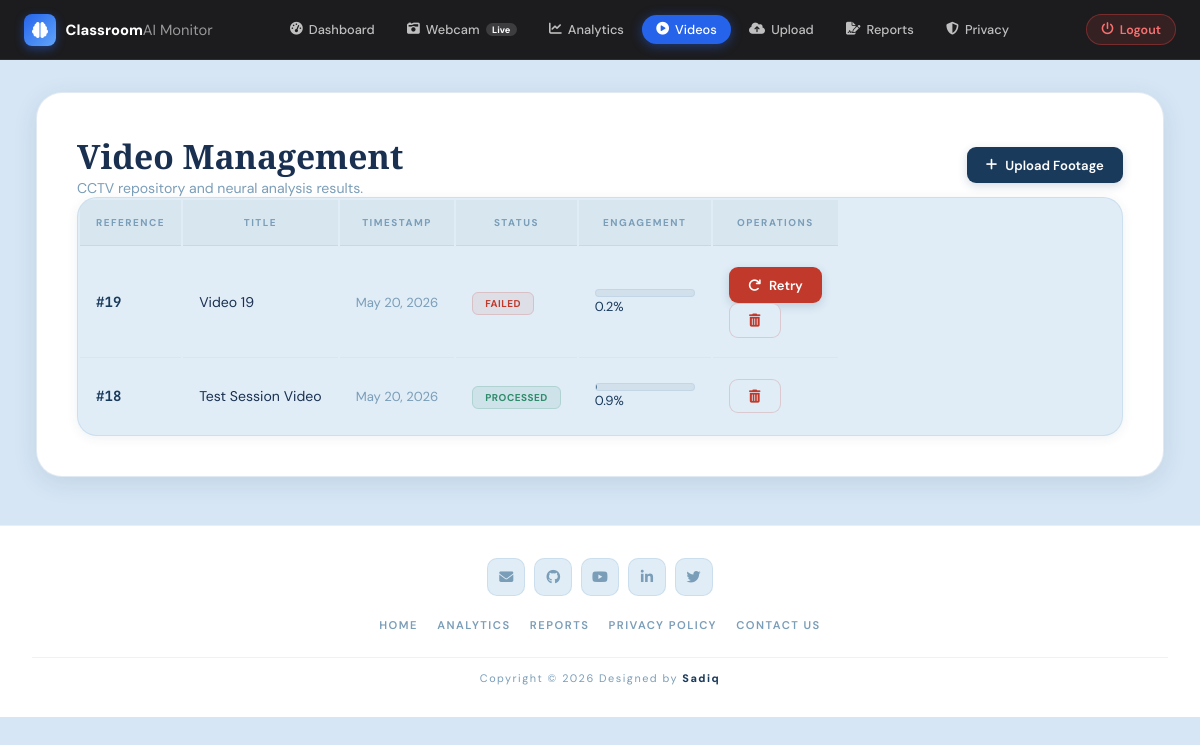
The app's page /videos/ (signed in) with its own data.
### myapp/models.py (models this page shows, shortened)
class VideoUpload(models.Model):
    user = models.ForeignKey(User, on_delete=models.CASCADE, null=True, blank=True)
    classroom = models.ForeignKey(
        Classroom, on_delete=models.SET_NULL, null=True, blank=True, related_name='videos'
    )
    title = models.CharField(max_length=200, blank=True)
    video_file = models.FileField(upload_to='videos/')
    uploaded_at = models.DateTimeField(auto_now_add=True)
    processed = models.BooleanField(default=False)
    processed_at = models.DateTimeField(null=True, blank=True)
    engagement_score = models.FloatField(null=True, blank=True)
    student_count = models.IntegerField(default=0)
    attentive_pct = models.FloatField(default=0.0)
    sleepy_pct = models.FloatField(default=0.0)
    distracted_pct = models.FloatField(default=0.0)
    neutral_pct = models.FloatField(default=0.0)
    talking_pct = models.FloatField(default=0.0)
    hand_raises_count = models.IntegerField(default=0)
    phone_usage_pct = models.FloatField(default=0.0)
    engagement_timeline = models.JSONField(default=list, blank=True)
    processing_status = models.CharField(max_length=50, default='Pending', choices=[
        ('Pending', 'Pending'),
        ('Processing', 'Processing'),
        ('Completed', 'Completed'),
        ('Failed', 'Failed'),
    ])
    estimated_time = models.CharField(max_length=100, blank=True, null=True)
    heatmap_image = models.ImageField(upload_to='heatmaps/', null=True, blank=True)
    camera_angle = models.IntegerField(default=0, choices=[
        (0,   '0° (Horizontal)'),
        (90,  '90° (Clockwise)'),
        (180, '180° (Inverted)'),
        (270, '270° (Counter-Clockwise)'),
    ])

### myapp/views.py (the view)
# urls.py: path('', views.video_list, name='video_list'),
@login_required
def video_list(request):
    videos = VideoUpload.objects.filter(user=request.user).order_by('-uploaded_at')
    return render(request, 'main/video_list.html', {'videos': videos})

### myapp/context_processors.py (called while the page is built)
def footer_stats(request):
    try:
        total = VideoUpload.objects.count()
        processed = VideoUpload.objects.filter(processed=True).count()
        avg_score = 0
        if processed > 0:
            videos = VideoUpload.objects.filter(processed=True)
            avg_score = sum(v.engagement_score for v in videos) / processed * 100
        return {
            'hud_total_videos': total,
            'hud_processed_videos': processed,
            'hud_avg_engagement': int(avg_score)
        }
    except:
        return {
            'hud_total_videos': 0,
            'hud_processed_videos': 0,
            'hud_avg_engagement': 0
        }

### templates/main/video_list.html (shortened to what this page needs)
{% extends 'base.html' %}
{% load static %}
{% block content %}
<div class="container py-4">
    <div class="clay-card">
        <div class="d-flex justify-content-between align-items-center mb-5 page-heading">
            <div>
                <h1 class="fw-bold mb-1">Video Management</h1>
                <p style="color: var(--text-muted); font-size: 0.88rem; margin: 0;">CCTV repository and neural analysis results.</p>
            </div>
            <a href="{% url 'videos:video_upload' %}" class="action-btn">
                <i class="fas fa-plus"></i> Upload Footage
            </a>
        </div>
        {% if videos %}
            <div class="table-responsive table-container">
                <table class="table table-hover align-middle mb-0">
                    <thead>
                        <tr>
                            <th class="ps-4">Reference</th>
                            <th>Title</th>
                            <th>Timestamp</th>
                            <th>Status</th>
                            <th>Engagement</th>
                            <th class="text-end pe-4">Operations</th>
                        </tr>
                    </thead>
                    <tbody>
                        {% for video in videos %}
                            <tr>
                                <td class="ps-4">
                                    <span class="video-id">#{{ video.id }}</span>
                                </td>
                                <td class="fw-semibold" style="color: var(--text-dark);">{{ video.title|default:"Unnamed Video"|truncatewords:5 }}</td>
                                <td style="color: var(--text-muted); font-size: 0.82rem;">{{ video.uploaded_at|date:"M d, Y" }}</td>
                                <td>
                                    {% if video.processing_status == "Completed" %}
                                        <span class="status-pill" style="background: var(--green-bg); color: var(--green); border: 1px solid rgba(46,139,106,0.18);">Processed</span>
                                    {% elif video.processing_status == "Failed" %}
                                        <span class="status-pill" style="background: var(--red-bg); color: var(--red); border: 1px solid rgba(192,57,43,0.18);">Failed</span>
                                    {% else %}
                                        <span class="status-pill" style="background: var(--amber-bg); color: var(--amber); border: 1px solid rgba(176,122,42,0.18);">Pending</span>
                                    {% endif %}
                                </td>
                                <td>
                                    {% if video.engagement_score is not None %}
                                        <div class="d-flex align-items-center gap-3">
                                            <div class="progress-track">
                                            </div>
                                            <span class="fw-bold" style="font-size: 0.82rem; color: var(--navy);">{{ video.engagement_score|floatformat:1 }}%</span>
                                        </div>
                                    {% else %}
                                        <span style="color: var(--text-muted); font-size: 0.82rem;">--</span>
                                    {% endif %}
                                </td>
                                <td class="text-end pe-4">
                                    <div class="d-flex justify-content-end gap-2">
                                        {% if video.processing_status == "Pending" or video.processing_status == "Failed" %}
                                            {% if video.processing_status == "Failed" %}
                                                <a href="{% url 'videos:video_process' video.id %}" class="action-btn py-1 px-3" style="background:var(--red);">
                                                    <i class="fas fa-redo small"></i> Retry
                                                </a>
                                            {% else %}
                                                <a href="{% url 'videos:video_process' video.id %}" class="action-btn py-1 px-3">
                                                    <i class="fas fa-cogs small"></i> Process
                                                </a>
                                            {% endif %}
                                        {% endif %}
                                        <form action="{% url 'videos:video_delete' video.id %}" method="POST" onsubmit="return confirm('Delete this video and analysis?');" class="d-inline">
                                            <button type="submit" class="action-btn btn-delete py-1 px-3">
                                                <i class="fas fa-trash-alt small"></i>
                                            </button>
                                        </form>
                                    </div>
                                </td>
                            </tr>
                        {% endfor %}
                    </tbody>
                </table>
            </div>
        {% endif %}
    </div>
</div>
{% endblock %}

### templates/base.html (style rules this page uses)
:root { --bg-base: #D6E6F5; --bg-mid: #C2D8EE; --fog: #E0EDF7; --white: #FFFFFF; --navy: #1A3A5C; --navy-mid: #2B5282; --navy-light: #3A6FA8; --steel: #5B8DB8; --steel-light: #87B3D4; --sky: #A8CCE8; --sky-light: #C8E0F0; --text-dark: #1A3050; --text-mid: #3B6080; --text-muted: #7A9DB8; --green: #2E8B6A; --red: #C0392B; --amber: #B07A2A; --purple: #5B4A8A; --shadow-sm: 0 2px 12px rgba(26, 58, 92, 0.07); --shadow-md: 0 6px 24px rgba(26, 58, 92, 0.11); --shadow-lg: 0 16px 48px rgba(26, 58, 92, 0.15); --r: 14px; --r-sm: 9px; --r-lg: 20px; --r-xl: 26px; --font: 'DM Sans', sans-serif; --font-display: 'Playfair Display', serif; --font-mono: 'JetBrains Mono', monospace; --nav-h: 60px; --nav-bg: #1C1C1E; --nav-border: rgba(255, 255, 255, 0.08); --nav-text: rgba(255, 255, 255, 0.72); --nav-text-active: #ffffff; --nav-active-bg: #2563EB; --primary: var(--navy); --primary-rgb: 26, 58, 92; --secondary: var(--steel); --secondary-rgb: 91, 141, 184; --accent: #2563EB; --accent-rgb: 37, 99, 235; --text-main: var(--text-dark); --glass-surface: rgba(255, 255, 255, 0.7); --glass-border: rgba(255, 255, 255, 0.4); }
*, *::before, *::after { margin: 0; padding: 0; box-sizing: border-box; }
html, body { height: 100%; font-family: var(--font); background: var(--bg-base); color: var(--text-dark); overflow-x: hidden; }

### templates/main/video_list.html (style rules this page uses)
:root { --bg-base: #D6E6F5; --bg-mid: #C2D8EE; --fog: #E0EDF7; --white: #FFFFFF; --navy: #1A3A5C; --navy-mid: #2B5282; --navy-light: #3A6FA8; --steel: #5B8DB8; --steel-light: #87B3D4; --sky: #A8CCE8; --sky-light: #C8E0F0; --text-dark: #1A3050; --text-mid: #3B6080; --text-muted: #7A9DB8; --green: #2E8B6A; --green-bg: rgba(46,139,106,0.1); --red: #C0392B; --red-bg: rgba(192,57,43,0.08); --amber: #B07A2A; --amber-bg: rgba(176,122,42,0.1); --shadow-sm: 0 2px 12px rgba(26,58,92,0.07); --shadow-md: 0 6px 24px rgba(26,58,92,0.11); --shadow-lg: 0 16px 48px rgba(26,58,92,0.15); --r: 14px; --r-sm: 9px; --r-lg: 20px; --r-xl: 26px; --font: 'DM Sans', sans-serif; --font-display: 'Playfair Display', serif; --bg-main: var(--bg-base); --panel-glass: rgba(255,255,255,0.45); --panel-border: rgba(91,141,184,0.18); --text-primary: var(--text-dark); --text-secondary: var(--text-muted); --accent-blue: #2563EB; --accent-green: var(--green); --soft-shadow: var(--shadow-md); }
body { background-color: var(--bg-base); color: var(--text-dark); font-family: var(--font); }
.clay-card { background: var(--white); border: 1px solid rgba(91,141,184,0.18); border-radius: var(--r-xl); box-shadow: var(--shadow-md); padding: 2.5rem; }
.table-container { background: var(--fog); border-radius: var(--r-lg); border: 1px solid rgba(91,141,184,0.15); overflow: hidden; box-shadow: var(--shadow-sm); }
.table thead th { background: rgba(26,58,92,0.04); color: var(--text-muted); font-size: 0.62rem; font-weight: 700; text-transform: uppercase; letter-spacing: 1.5px; border-bottom: 1px solid rgba(91,141,184,0.15); padding: 1rem; }
.table tbody td { padding: 1.2rem 1rem; border-bottom: 1px solid rgba(91,141,184,0.07); font-size: 0.88rem; color: var(--text-mid); background: transparent; }
.table tbody tr { transition: background 0.2s; }
.table tbody tr:last-child td { border-bottom: none; }
.progress-track { background: rgba(26,58,92,0.07); border-radius: 50px; height: 8px; width: 100px; overflow: hidden; border: 1px solid rgba(91,141,184,0.12); }
.action-btn { background: var(--navy); color: white !important; padding: 0.6rem 1.2rem; border-radius: var(--r-sm); font-weight: 600; font-size: 0.82rem; border: none; transition: all 0.28s cubic-bezier(.2,.8,.2,1); text-decoration: none; display: inline-flex; align-items: center; gap: 8px; box-shadow: 0 3px 10px rgba(26,58,92,0.18); cursor: pointer; }
.btn-delete { background: var(--fog); color: var(--red) !important; border: 1px solid rgba(192,57,43,0.2); box-shadow: none; }
.status-pill { font-size: 0.62rem; font-weight: 700; padding: 4px 12px; border-radius: 6px; text-transform: uppercase; letter-spacing: 0.5px; }
.page-heading { display: flex; justify-content: space-between; align-items: center; width: 100%; }
.page-heading h1 { font-family: var(--font-display); font-size: clamp(1.6rem, 2.8vw, 2.3rem); color: var(--text-dark); }
.video-id { font-family: 'JetBrains Mono', monospace; font-weight: 700; color: var(--navy); }

### records on screen
VideoUpload: id "19", title "Video 19", uploaded_at "May 20, 2026", processing_status "FAILED", engagement_score "0.2"
VideoUpload: id "18", title "Test Session Video", uploaded_at "May 20, 2026", processing_status "PROCESSED", engagement_score "0.9"
